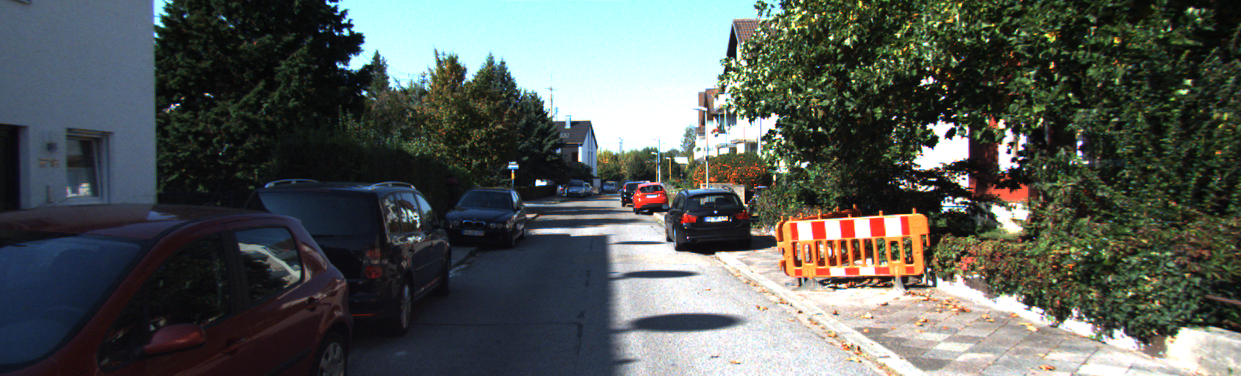
//> input picture SLAM_Demo/Frontend/Features/000896.png, 1241 x 376 px
$ ./ORB_main   (built with g++ and OpenCV 4)
//> lines starting //> are read from the running program, lines starting //| are printed output that depends on the picture
#include <iostream>
#include <signal.h>
#include <vector>

#include <opencv2/opencv.hpp>

using namespace std;
using namespace cv;

int main()
{
    // load images.
    Mat img_1 = imread("/Users/robotics_qi/SLAM_Basics/SLAM_Demo/Frontend/Features/000896.png");
//> img_1 is the input picture: 376 rows x 1241 cols, CV_8UC3; mean B, G, R 86.7, 90.5, 85.3
    Mat img_2 = imread("/Users/robotics_qi/SLAM_Basics/SLAM_Demo/Frontend/Features/000888.png");
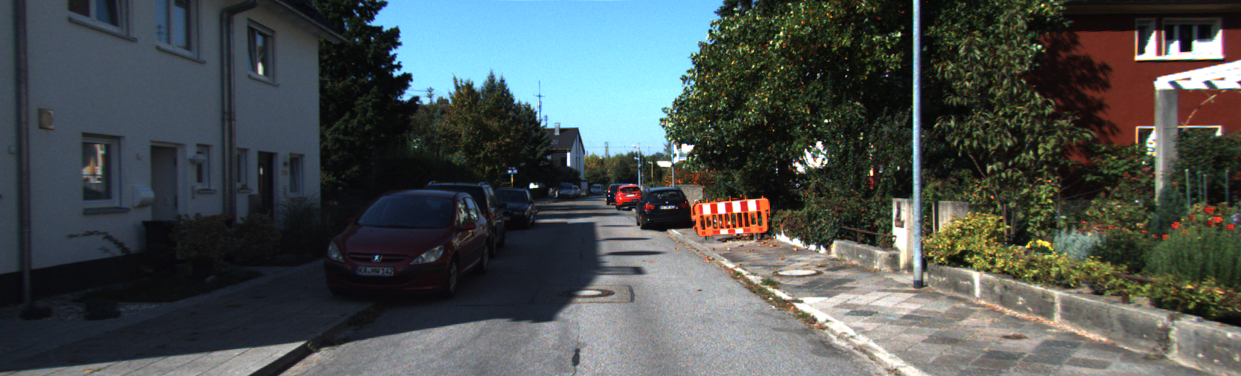
//> input picture SLAM_Demo/Frontend/Features/000888.png, 1241 x 376 px
//> img_2 is the input picture: 376 rows x 1241 cols, CV_8UC3; mean B, G, R 81.7, 82.2, 75.6

    chrono::steady_clock::time_point t_detectStart = chrono::steady_clock::now();
    std::vector<KeyPoint> keypoints_1, keypoints_2;
    cv::Mat descriptors_1, descriptors_2;
    Ptr<FeatureDetector> detector = ORB::create();
    Ptr<DescriptorExtractor> descriptor = ORB::create();
    Ptr<DescriptorMatcher> matcher = DescriptorMatcher::create("BruteForce-Hamming");

    // 1. Detect the position of FAST keypoints.
    detector->detect(img_1, keypoints_1);
//> keypoints_1 = 500 keypoints; strongest (x, y, size): (537, 183, 44.6), (929, 127, 44.6), (928, 126, 37.2), (536, 184, 37.2)
    detector->detect(img_2, keypoints_2);
//> keypoints_2 = 500 keypoints; strongest (x, y, size): (531, 184, 31), (530, 186, 37.2), (819, 142, 31), (530, 187, 31)

    // 2. Compute the BRIEF descriptor with the position of keypoints
    descriptor->compute(img_1, keypoints_1, descriptors_1);
    descriptor->compute(img_2, keypoints_2, descriptors_2);

    chrono::steady_clock::time_point t_detectEnd = chrono::steady_clock::now();
    chrono::duration<double> t_detectUsed = chrono::duration_cast<chrono::duration<double> >(t_detectEnd - t_detectStart);

    std::cout << "The detection cost: " << t_detectUsed.count() << std::endl;

    // 3. BFMatcher matcher(NORM HAMMING)
    chrono::steady_clock::time_point t_matchStart = chrono::steady_clock::now();
    std::vector<cv::DMatch> matches;
    matcher->match(descriptors_1, descriptors_2, matches);
//> matches = 500 matches

    double min_dist = 10000, max_dist = 0;

    for(int i = 0; i < descriptors_1.rows; i++){
        double dist = matches[i].distance;
        if(dist < min_dist) min_dist = dist;
        if(dist > max_dist) max_dist = dist;
    }
//> this loop made 500 passes
//> (dist, min_dist, max_dist) on pass 1: (72, 72, 72)
//> (dist, min_dist) on passes 3, 7, 36, 111, 214: (52, 52), (41, 41), (27, 27), (24, 24), (23, 23)
//> after the loop, min_dist = 23; max_dist = 88

    min_dist = min_element(matches.begin(), matches.end(), [](const DMatch &m1, const DMatch &m2){
        return m1.distance < m2.distance;
    })->distance;
    max_dist = min_element(matches.begin(), matches.end(), [](const DMatch &m1, const DMatch &m2){
        return m1.distance > m2.distance;
    })->distance;

    std::cout << "The max distance: " << max_dist << std::endl;
//| The max distance: 88
    std::cout << "The min distance: " << min_dist << std::endl;
//| The min distance: 23
    std::vector<DMatch> good_matches;
    for(int i = 0; i < descriptors_1.rows; i++)
        if(matches[i].distance <= max(2*min_dist, 30.0))
            good_matches.push_back(matches[i]);

    chrono::steady_clock::time_point t_matchEnd = chrono::steady_clock::now();
    chrono::duration<double> t_matchUsed = chrono::duration_cast<chrono::duration<double> >(t_matchEnd - t_matchStart);

    // 4. Show the result.
    cv::Mat img_match, img_keypoints;
    cv::drawKeypoints(img_1, keypoints_1, img_keypoints, Scalar::all(-1), DrawMatchesFlags::DEFAULT);
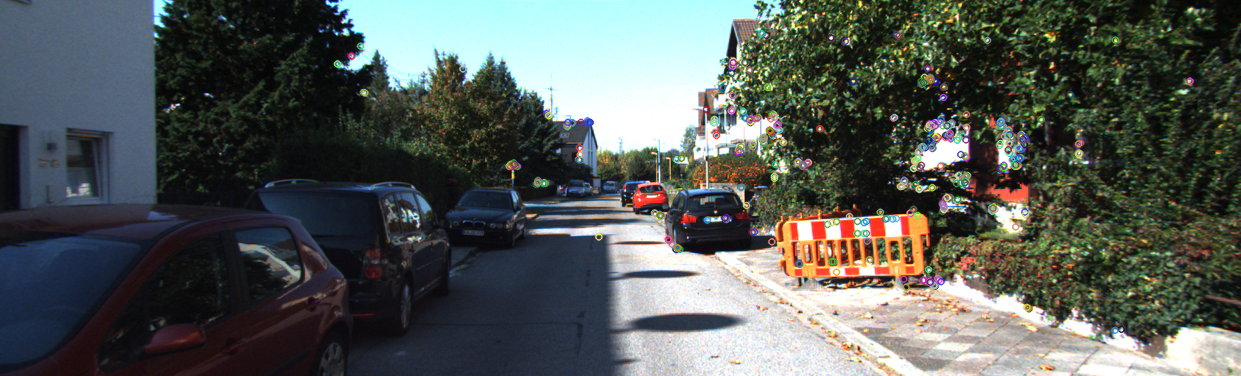
//> img_keypoints: 376 rows x 1241 cols, CV_8UC3; mean B, G, R 86.7, 90.4, 85.2
    imshow("Features", img_keypoints);
    cv::imwrite("/Users/gatsby/Desktop/1_features.png", img_keypoints);
    drawMatches(img_1, keypoints_1, img_2, keypoints_2, good_matches, img_match);
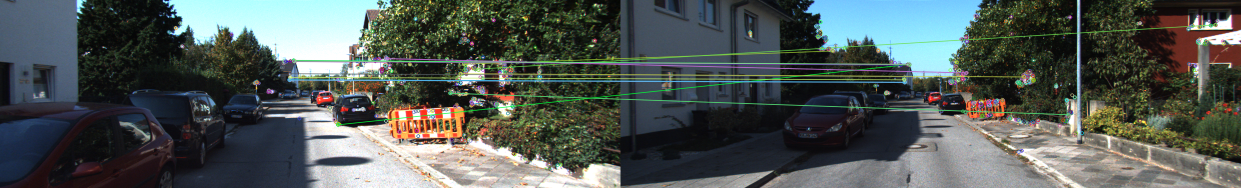
//> img_match: 376 rows x 2482 cols, CV_8UC3 (shown at 1/2 size); mean B, G, R 85.4, 88.7, 81.4


    std::cout << "The match costs: " << t_matchUsed.count() << std::endl;
    cv::imshow("", img_match);

    cv::waitKey(-1);
    return 0;
}
